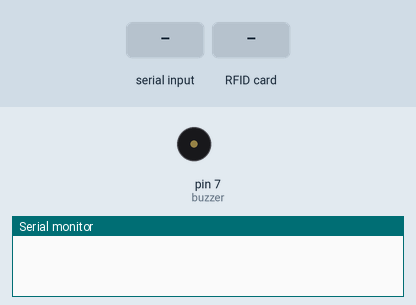
Bench run of a sketch on a simulated Arduino Uno, built with avr-gcc and run on an emulated ATmega328P. Parts: buzzer (waves = sounding, pin HIGH), the last lines printed to the serial monitor. The test bench sets the inputs (shaded band). Pins used as bus, display or sensor lines are not drawn.

Above: at 0.8 s.
0.9 s: "OK\n" received over Serial
At 1.11 s:
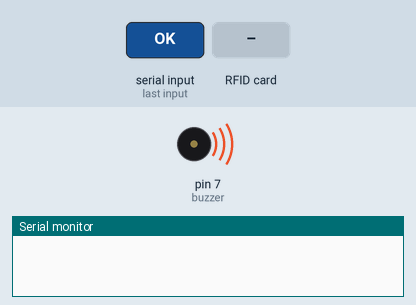
3.9 s: RFID card 5E 7A 19 C4 held to the reader
At 5.0 s:
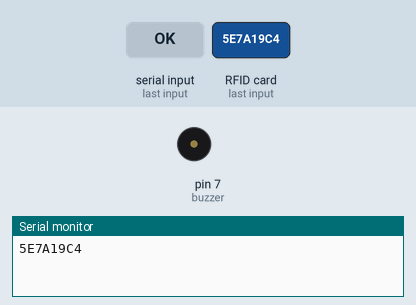
Timing chart, 0 to 6.9 s (numbered marks = the images above; inputs shaded):
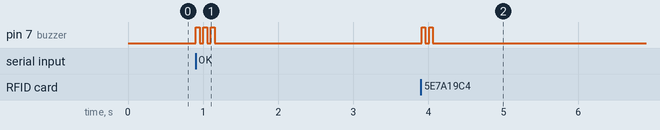

The sketch:

card_nano_serial_rc522.ino
```cpp
//////////////////////////////////////////////////////////////////////////////////////////////////////////////////////////////////

//  Arquivo:   card_nano_serial
//  Autor:     Thiago Couto
//  Descricao: Leitura de cartao RFID e envio pela serial RX | TX.

//  O leitor RFID tem 8 pinos que seguem a seguinte sequência de ligação. Atenção à tensão de alimentação, que neste caso é de 3.3 volts
//  Pino SDA ligado na porta 10 do Arduino
//  Pino SCK ligado na porta 13 do Arduino
//  Pino MOSI ligado na porta 11 do Arduino
//  Pino MISO ligado na porta 12 do Arduino
//  Pino NC – Não conectado
//  Pino GND  ligado no pino GND do Arduino
//  Pino RST ligado na porta 9 do Arduinoq
//  Pino 3.3 – ligado ao pino 3.3 V do Arduino

//////////////////////////////////////////////////////////////////////////////////////////////////////////////////////////////////

#include <SPI.h>
#include <MFRC522.h>

#define SS_PIN 10
#define RST_PIN 9
MFRC522 mfrc522(SS_PIN, RST_PIN);   // Create MFRC522 instance.

int         baud_rate = 9600;
char        st[20];
const char  nl = '\n';
char        Buffer[256];
const int   buzzer = 7;
String      program_arduino  = "";

void setup()
{

  Serial.begin(baud_rate);

  while (!Serial) {
    ;                   // Aguarda a serial
  }

  pinMode(buzzer,OUTPUT);

  while (program_arduino  == "") {

    int ByteCount = Serial.readBytesUntil(nl,Buffer,sizeof(Buffer));
    program_arduino = String(Buffer);
    memset(Buffer,0,sizeof(Buffer));

    if (program_arduino == "OK") {
      digitalWrite(buzzer, HIGH);
      delay(50);
      digitalWrite(buzzer, LOW);
      delay(50);
      digitalWrite(buzzer, HIGH);
      delay(50);
      digitalWrite(buzzer, LOW);
      delay(50);
      digitalWrite(buzzer, HIGH);
      delay(50);
      digitalWrite(buzzer, LOW);
      delay(50);
    }
  }

  SPI.begin();          // Inicia  SPI bus
  mfrc522.PCD_Init();   // Inicia MFRC522

}

void loop()
{

  // Look for new cards
  if ( ! mfrc522.PICC_IsNewCardPresent())
  {
    return;
  }
  // Select one of the cards
  if ( ! mfrc522.PICC_ReadCardSerial())
  {
    return;
  }
  String conteudo= "";
  byte letra;
  for (byte i = 0; i < mfrc522.uid.size; i++)
  {
     //Serial.print(mfrc522.uid.uidByte[i] < 0x10 ? "0" : "");
     //Serial.print(mfrc522.uid.uidByte[i], HEX);
     conteudo.concat(String(mfrc522.uid.uidByte[i] < 0x10 ? "0" : ""));
     conteudo.concat(String(mfrc522.uid.uidByte[i], HEX));
  }

  conteudo.toUpperCase();

  Serial.println(conteudo);

  digitalWrite(buzzer, HIGH);
  delay(50);
  digitalWrite(buzzer, LOW);
  delay(50);
  digitalWrite(buzzer, HIGH);
  delay(50);
  digitalWrite(buzzer, LOW);
  delay(50);

  delay(2000);

}
```

Measured:
- after the input at 0.9 s, pin 7 (buzzer): alternates HIGH for 0.05 s and LOW for 0.05 s, 6 changes in all, then stays LOW, starting at once
- after the input at 3.9 s, pin 7 (buzzer): alternates HIGH for 0.05 s and LOW for 0.05 s, 4 changes in all, then stays LOW, starting at once
